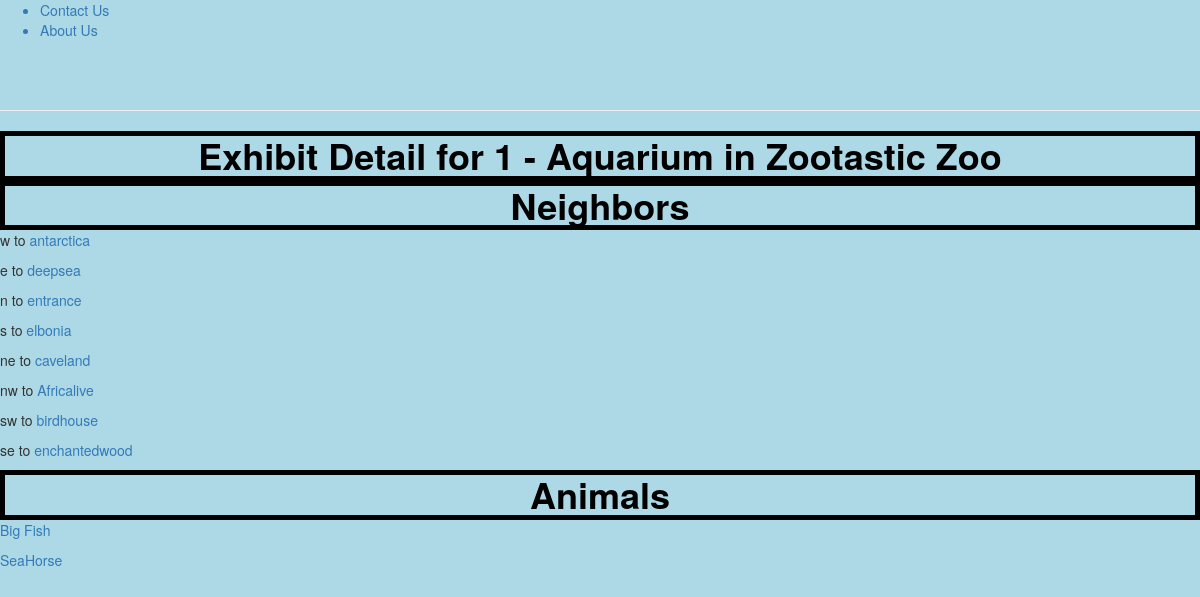
Screenshot of /zoo/exhibit/1 with the database file from the repository.
### zoo/models.py (models this page shows, shortened)
class Exhibit(models.Model):
	name = models.CharField(max_length=200, help_text="Enter Exhbit Name")
	zoo = models.ForeignKey('Zoo', on_delete=models.SET_NULL, null=True)
	def get_absolute_url(self):
		return reverse('exhibitDetail', args=[str(self.id)])

class Zoo(models.Model):
	name = models.CharField(max_length=200, help_text="Enter Zoo Name")
	logoFileName = models.CharField(max_length=200, help_text="Enter logo file name", null=True)

class ExhibitNeighbor(models.Model):
	fromExhibit = models.ForeignKey('Exhibit', on_delete=models.SET_NULL, null=True, related_name='fromExhibit')
	toExhibit = models.ForeignKey('Exhibit', on_delete=models.SET_NULL, null=True, related_name='toExhibit')
	CARDINAL = (
	    ('n', 'North'),
	    ('s', 'South'),
	    ('w', 'West'),
	    ('e', 'East'),
	    ('nw', 'Northwest'),
	    ('ne', 'Northeast'),
	    ('sw', 'Southwest'),
	    ('se', 'Southeast')
	)
	direction = models.CharField(max_length=2, choices=CARDINAL, help_text="Enter Direction", null=True, blank=True)

class Animal(models.Model):
	name = models.CharField(max_length=200, help_text="Enter Animal Name")
	imageFileName = models.CharField(max_length=200, help_text="Enter logo file name", null=True)
	exhibit = models.ForeignKey('Exhibit', on_delete=models.SET_NULL, null=True)
	soundFileName = models.CharField(max_length=200, help_text="Enter sound file name", null=True, blank=True)
	tricksDescription = models.TextField(max_length=1000, help_text='Enter a description of the tricks')
	dietDescription = models.TextField(max_length=1000, help_text='Enter a description of the diet')
	def get_absolute_url(self):
		return reverse('animalDetail', args=[str(self.id)])

### zoo/views.py (the view)
# urls.py: path('exhibit/<int:pk>', views.ExhibitDetailView.as_view(), name='exhibitDetail'),
class ExhibitDetailView(generic.DetailView):
    model = Exhibit

### zoo/templates/zoo/exhibit_detail.html
{% extends "base_generic.html" %}
{% block content %}
<h1>Exhibit Detail for {{ exhibit.id }} - {{ exhibit.name }} in {{ exhibit.zoo.name }}</h1>
<h1>Neighbors</h1>
{% for neighbor in exhibit.fromExhibit.all %}
 <p>{{ neighbor.direction }} to <a href="{{neighbor.toExhibit.get_absolute_url}}">{{ neighbor.toExhibit.name }}</a></p>
{% endfor %}
<h1>Animals</h1>
{% for animal in exhibit.animal_set.all %}
 <p><a href="{{animal.get_absolute_url}}"> {{ animal.name }}</a></p>
{% endfor %}
{% endblock %}

### zoo/static/css/styles.css (style rules this page uses)
h1 { color:black; font-weight: bold; margin: auto; text-align: center; border-style: solid; border-width: 5px; }
body { background-color:#ADD8E6; }

### rows the page displays
Exhibit: id "1", name "Aquarium", zoo.name "Zootastic Zoo"
ExhibitNeighbor: direction "w", toExhibit.name "antarctica"
ExhibitNeighbor: direction "e", toExhibit.name "deepsea"
ExhibitNeighbor: direction "n", toExhibit.name "entrance"
ExhibitNeighbor: direction "s", toExhibit.name "elbonia"
ExhibitNeighbor: direction "ne", toExhibit.name "caveland"
ExhibitNeighbor: direction "nw", toExhibit.name "Africalive"
ExhibitNeighbor: direction "sw", toExhibit.name "birdhouse"
ExhibitNeighbor: direction "se", toExhibit.name "enchantedwood"
Animal: name "Big Fish"
Animal: name "SeaHorse"
